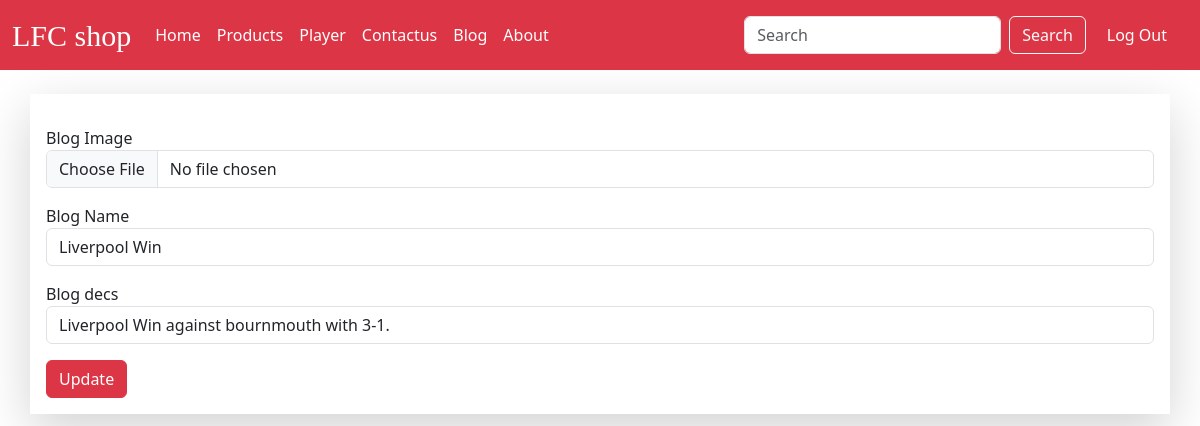
The app's page /update_blog/44/ with its own data.
### home/models.py (models this page shows, shortened)
class Blog(models.Model):
    blog_image= models.ImageField(upload_to="Blog")
    blog_name=models.TextField()
    blog_desc=models.CharField(max_length=100)
    blog_view_count=models.IntegerField(default=1)

### home/views.py (the view, shortened to what this page needs)
# urls.py: path('update_blog/<id>/',views.update_blog,name="update_blog"),
def update_blog(request,id):
    queryset = Blog.objects.get(id=id)
    context={'blog':queryset}
    return render(request,'blog/update_blog.html',context)

### templates/blog/update_blog.html (shortened to what this page needs)
{% extends 'base.html' %} {% block title %}Blog {% endblock title %}
{% block body %}
<div class="container mx-auto shadow-lg p-3 mt-4">
  <form action="/blog" method="post" enctype="multipart/form-data ">
    <div class="form-group my-3">
      <label for="exampleInputEmail1">Blog Image</label>
      <input
        type="file"
        class="form-control"
        id="exampleInputPassword1"
        placeholder="Password"
        name="blog_image"
        value="{{blog.blog_image}}"
      />
    </div>
    <div class="form-group my-3">
      <label for="exampleInputPassword1">Blog Name</label>
      <input type="text" class="form-control" name="blog_name"   value="{{blog.blog_name}}"/>
    </div>
    <div class="form-group my-3">
      <label for="exampleInputPassword1">Blog decs</label>
      <input
        type="text"
        class="form-control"
        placeholder="Add content"
        name="blog_desc"
        value="{{blog.blog_desc}}"
      />
    </div>
    <button type="submit" class="btn btn-danger text-center">Update</button>
  </form>
{%endblock body%}

### records on screen
Blog: blog_name "Liverpool Win", blog_desc "Liverpool Win against bournmouth with 3-1."
